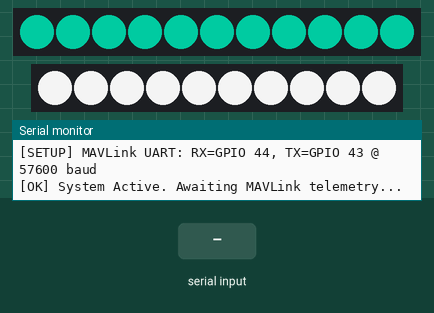
Simulated run of this sketch. Board: ESP32-S3. Shown: 11 RGB LEDs in strip order, left to right, 10 RGB LEDs in strip order, left to right, the last lines printed to the serial monitor. The inputs (shaded band) are chosen by the test bench. Dim RGB values are drawn brighter than linear.

Above: at 1.6 s.
1.7 s: "LAND\n" received over Serial
At 2.8 s:
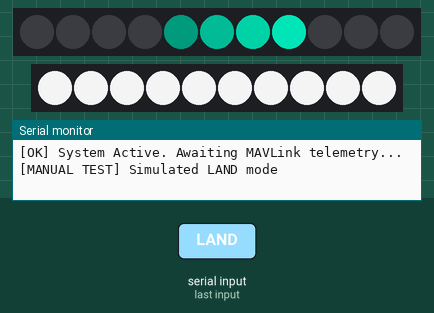
3.3 s: "AUTO\n" received over Serial
At 4.1 s:
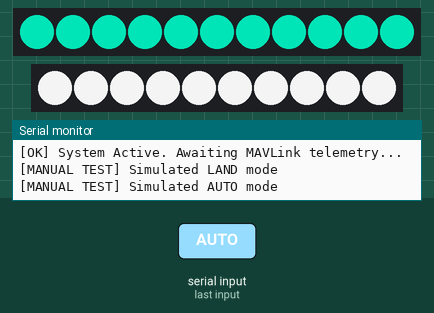
4.8 s: "LOITER\n" received over Serial
6.3 s: "DISARM\n" received over Serial
At 7.0 s:
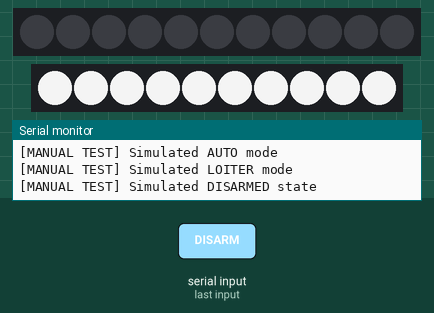
8.7 s: "DISARM\n" received over Serial
At 10.64 s:
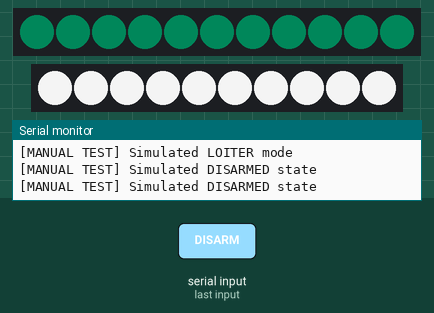
Timing chart, 0 to 12.1 s (numbered marks = the images above; inputs shaded):
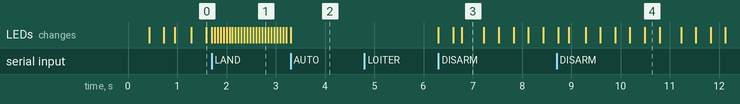

The sketch:

esp32_neopixel.ino
```cpp
/*
 * ==============================================================================
 * Project: ESP32-S3 Dual-Strip NeoPixel LED Controller with MAVLink
 * Hardware: ESP32-S3
 *
 * Pin Connections:
 *   - GPIO 5 : Strip 1 (11 NeoPixel LEDs) -> TEAL
 *              * AUTO Mode : Solid Bright Teal
 *              * LAND Mode : Dynamic Chasing Teal Pulse
 *              * Other Modes: Solid Ambient Teal (Breathes when Disarmed)
 *   - GPIO 6 : Strip 2 (10 NeoPixel LEDs) -> WHITE (Always Solid Illumination)
 *
 * MAVLink Telemetry Connection to CUAV V6X:
 *   - ESP32-S3 U0_RX (GPIO 44) <--- CUAV V6X TELEM TX
 *   - ESP32-S3 U0_TX (GPIO 43) ---> CUAV V6X TELEM RX (Optional)
 *   - GND                      <--- Common Ground with CUAV V6X
 *
 * Required Arduino Library:
 *   - Adafruit_NeoPixel (Install via Arduino Library Manager)
 * ==============================================================================
 */

#include <Adafruit_NeoPixel.h>

// ------------------------------------------------------------------------------
// HARDWARE PIN DEFINITIONS & LED COUNTS
// ------------------------------------------------------------------------------
#define PIN_TEAL          5       // GPIO 5 for Teal Strip
#define NUM_LEDS_TEAL     11      // 11 NeoPixel LEDs

#define PIN_WHITE         6       // GPIO 6 for White Strip
#define NUM_LEDS_WHITE    10      // 10 NeoPixel LEDs

// ESP32-S3 Hardware UART Pins for CUAV V6X Connection
#define MAVLINK_RX_PIN    44      // Default U0 RX on ESP32-S3 (Connect to CUAV TELEM TX)
#define MAVLINK_TX_PIN    43      // Default U0 TX on ESP32-S3 (Connect to CUAV TELEM RX)
#define MAVLINK_BAUD      57600   // Standard ArduPilot TELEM baud rate (57600 or 115200)

// Brightness: 0 (Off) to 255 (Full brightness)
#define DEFAULT_BRIGHTNESS 220

// ------------------------------------------------------------------------------
// COLOR DEFINITIONS
// ------------------------------------------------------------------------------
const uint8_t TEAL_R = 0;
const uint8_t TEAL_G = 200;
const uint8_t TEAL_B = 160;

const uint8_t WHITE_R = 255;
const uint8_t WHITE_G = 255;
const uint8_t WHITE_B = 255;

// ------------------------------------------------------------------------------
// ARDUPILOT COPTER FLIGHT MODES (custom_mode in HEARTBEAT)
// ------------------------------------------------------------------------------
enum CopterMode {
    MODE_STABILIZE = 0,
    MODE_ACRO      = 1,
    MODE_ALT_HOLD  = 2,
    MODE_AUTO      = 3,
    MODE_GUIDED    = 4,
    MODE_LOITER    = 5,
    MODE_RTL       = 6,
    MODE_LAND      = 9,
    MODE_DRIFT     = 11,
    MODE_SPORT     = 13,
    MODE_FLIP      = 14,
    MODE_AUTOTUNE  = 15,
    MODE_POSHOLD   = 16,
    MODE_BRAKE     = 17,
    MODE_SMART_RTL = 21,
    MODE_UNKNOWN   = 255
};

// ------------------------------------------------------------------------------
// NEOPIXEL INSTANCES
// ------------------------------------------------------------------------------
Adafruit_NeoPixel stripTeal(NUM_LEDS_TEAL, PIN_TEAL, NEO_GRB + NEO_KHZ800);
Adafruit_NeoPixel stripWhite(NUM_LEDS_WHITE, PIN_WHITE, NEO_GRB + NEO_KHZ800);

// Hardware Serial for MAVLink
HardwareSerial SerialFC(1);

// State tracking
uint32_t currentMode = MODE_LOITER;
bool isArmed = false;
uint32_t lastHeartbeatMs = 0;
uint8_t currentBrightness = DEFAULT_BRIGHTNESS;

// Chasing light animation state
int chaseHead = 0;
unsigned long lastChaseMs = 0;
const unsigned long CHASE_INTERVAL_MS = 60; // Speed of chasing pulse (lower = faster)

// ------------------------------------------------------------------------------
// LIGHTING PATTERN HANDLERS
// ------------------------------------------------------------------------------

// Solid White on Strip 2 (Always ON for visibility)
void updateWhiteStrip() {
    for (int i = 0; i < NUM_LEDS_WHITE; i++) {
        stripWhite.setPixelColor(i, stripWhite.Color(WHITE_R, WHITE_G, WHITE_B));
    }
    stripWhite.show();
}

// 1. AUTO MODE: Solid Vibrant Teal
void displayAutoMode() {
    for (int i = 0; i < NUM_LEDS_TEAL; i++) {
        stripTeal.setPixelColor(i, stripTeal.Color(TEAL_R, TEAL_G, TEAL_B));
    }
    stripTeal.show();
}

// 2. LAND MODE: Dynamic Chasing Teal Light with Fading Comet Tail
void displayLandChasing() {
    unsigned long now = millis();
    if (now - lastChaseMs < CHASE_INTERVAL_MS) {
        return;
    }
    lastChaseMs = now;

    // Clear all LEDs first
    stripTeal.clear();

    // Draw the chasing head and a smooth 3-pixel trailing fade
    for (int i = 0; i < 4; i++) {
        int pos = (chaseHead - i + NUM_LEDS_TEAL) % NUM_LEDS_TEAL;
        float fade = 1.0f - (i * 0.28f); // 1.0, 0.72, 0.44, 0.16
        if (fade < 0.1f) fade = 0.1f;
        stripTeal.setPixelColor(
            pos,
            stripTeal.Color(
                (uint8_t)(TEAL_R * fade),
                (uint8_t)(TEAL_G * fade),
                (uint8_t)(TEAL_B * fade)
            )
        );
    }
    stripTeal.show();

    // Advance head to the next LED
    chaseHead = (chaseHead + 1) % NUM_LEDS_TEAL;
}

// 3. NORMAL / OTHER MODES: Solid Ambient Teal
void displayNormalTeal() {
    for (int i = 0; i < NUM_LEDS_TEAL; i++) {
        stripTeal.setPixelColor(i, stripTeal.Color(TEAL_R, TEAL_G, TEAL_B));
    }
    stripTeal.show();
}

// 4. DISARMED (Breathing Pulse)
void displayDisarmedBreathing() {
    float val = (exp(sin(millis() / 2000.0 * PI)) - 0.36787944) * 0.425; // 0.0 to 1.0 breathing curve
    uint8_t r = (uint8_t)(TEAL_R * val);
    uint8_t g = (uint8_t)(TEAL_G * val);
    uint8_t b = (uint8_t)(TEAL_B * val);
    for (int i = 0; i < NUM_LEDS_TEAL; i++) {
        stripTeal.setPixelColor(i, stripTeal.Color(r, g, b));
    }
    stripTeal.show();
}

// ------------------------------------------------------------------------------
// ULTRA-LIGHTWEIGHT ZERO-DEPENDENCY MAVLINK HEARTBEAT PARSER
// ------------------------------------------------------------------------------
// Decodes ArduPilot HEARTBEAT packets (v1: 0xFE or v2: 0xFD) directly from UART stream.
void parseMavlinkByte(uint8_t b) {
    static uint8_t state = 0;
    static uint8_t isV2 = 0;
    static uint8_t payloadLen = 0;
    static uint8_t msgId = 0;
    static uint8_t bytesRead = 0;
    static uint8_t payload[64];

    switch (state) {
        case 0: // Looking for Magic packet start
            if (b == 0xFD) { // MAVLink v2
                isV2 = 1;
                state = 1;
            } else if (b == 0xFE) { // MAVLink v1
                isV2 = 0;
                state = 1;
            }
            break;

        case 1: // Payload length
            payloadLen = b;
            bytesRead = 0;
            state = 2;
            break;

        case 2: // Header skip & msgid extraction
            bytesRead++;
            if (isV2) {
                // MAVLink v2: len(1), incompat(1), compat(1), seq(1), sysid(1), compid(1), msgid(3)
                if (bytesRead == 6) msgId = b; // low byte of msgid (HEARTBEAT = 0)
                if (bytesRead >= 8) {
                    bytesRead = 0;
                    state = 3;
                }
            } else {
                // MAVLink v1: len(1), seq(1), sysid(1), compid(1), msgid(1)
                if (bytesRead == 4) msgId = b; // msgid
                if (bytesRead >= 4) {
                    bytesRead = 0;
                    state = 3;
                }
            }
            break;

        case 3: // Read payload bytes
            if (bytesRead < sizeof(payload)) {
                payload[bytesRead] = b;
            }
            bytesRead++;
            if (bytesRead >= payloadLen) {
                // We have the full payload! Check if it's HEARTBEAT (msgId == 0)
                if (msgId == 0 && payloadLen >= 9) {
                    // In HEARTBEAT payload:
                    // custom_mode is uint32_t at offset 0 (little-endian)
                    uint32_t mode = (uint32_t)payload[0] |
                                    ((uint32_t)payload[1] << 8) |
                                    ((uint32_t)payload[2] << 16) |
                                    ((uint32_t)payload[3] << 24);

                    // base_mode is at offset 6 (contains armed bit 0x80)
                    uint8_t base_mode = payload[6];
                    bool armed = (base_mode & 0x80) != 0;

                    if (mode != currentMode || armed != isArmed) {
                        Serial.printf("[MAVLINK] Mode: %u | Armed: %s\n", mode, armed ? "YES" : "NO");
                    }
                    currentMode = mode;
                    isArmed = armed;
                    lastHeartbeatMs = millis();
                }
                state = 0; // Reset for next message
            }
            break;

        default:
            state = 0;
            break;
    }
}

// ------------------------------------------------------------------------------
// SETUP
// ------------------------------------------------------------------------------
void setup() {
    // 1. USB Debug Monitor
    Serial.begin(115200);
    delay(400);

    Serial.println("\n========================================================");
    Serial.println("  ESP32-S3 MAVLink NeoPixel Flight Status Controller");
    Serial.println("========================================================");
    Serial.printf("[SETUP] GPIO 5: %d LEDs (TEAL: Solid in AUTO, Chasing in LAND)\n", NUM_LEDS_TEAL);
    Serial.printf("[SETUP] GPIO 6: %d LEDs (WHITE: Solid Navigation)\n", NUM_LEDS_WHITE);
    Serial.printf("[SETUP] MAVLink UART: RX=GPIO %d, TX=GPIO %d @ %d baud\n", MAVLINK_RX_PIN, MAVLINK_TX_PIN, MAVLINK_BAUD);

    // 2. Hardware UART connection to CUAV V6X
    SerialFC.begin(MAVLINK_BAUD, SERIAL_8N1, MAVLINK_RX_PIN, MAVLINK_TX_PIN);

    // 3. Initialize Strips
    stripTeal.begin();
    stripTeal.setBrightness(currentBrightness);
    stripTeal.show();

    stripWhite.begin();
    stripWhite.setBrightness(currentBrightness);
    updateWhiteStrip(); // Turn white strip ON immediately

    displayNormalTeal();
    Serial.println("[OK] System Active. Awaiting MAVLink telemetry...");
}

// ------------------------------------------------------------------------------
// MAIN LOOP
// ------------------------------------------------------------------------------
void loop() {
    // 1. Read MAVLink stream from CUAV V6X
    while (SerialFC.available()) {
        uint8_t b = SerialFC.read();
        parseMavlinkByte(b);
    }

    // 2. Optional: Read USB Serial commands for testing
    if (Serial.available()) {
        String cmd = Serial.readStringUntil('\n');
        cmd.trim();
        cmd.toUpperCase();
        if (cmd == "AUTO") {
            currentMode = MODE_AUTO;
            isArmed = true;
            lastHeartbeatMs = millis();
            Serial.println("[MANUAL TEST] Simulated AUTO mode");
        } else if (cmd == "LAND") {
            currentMode = MODE_LAND;
            isArmed = true;
            lastHeartbeatMs = millis();
            Serial.println("[MANUAL TEST] Simulated LAND mode");
        } else if (cmd == "LOITER") {
            currentMode = MODE_LOITER;
            isArmed = true;
            lastHeartbeatMs = millis();
            Serial.println("[MANUAL TEST] Simulated LOITER mode");
        } else if (cmd == "DISARM") {
            isArmed = false;
            lastHeartbeatMs = millis();
            Serial.println("[MANUAL TEST] Simulated DISARMED state");
        }
    }

    // 3. Update Teal Strip based on Flight Mode
    bool hasHeartbeat = (millis() - lastHeartbeatMs < 3500);

    if (!hasHeartbeat) {
        // No MAVLink connection yet or signal lost: Default to solid Teal
        displayNormalTeal();
    } else if (currentMode == MODE_LAND) {
        // In LAND mode: DYNAMIC CHASING TEAL PULSE
        displayLandChasing();
    } else if (currentMode == MODE_AUTO) {
        // In AUTO mode: SOLID BRIGHT TEAL
        displayAutoMode();
    } else if (!isArmed) {
        // Disarmed standby: Gentle breathing Teal
        displayDisarmedBreathing();
    } else {
        // In Flight (Loiter, Guided, RTL, PosHold): Solid Teal
        displayNormalTeal();
    }

    // White strip stays solid
    // (Only periodic refresh to keep timing optimal)
    static unsigned long lastWhiteUpdate = 0;
    if (millis() - lastWhiteUpdate > 1000) {
        updateWhiteStrip();
        lastWhiteUpdate = millis();
    }
}
```

Measured:
- after the input at 1.7 s, the LEDs: first change at once (image 1 shows a later state)
- after the input at 3.3 s, the LEDs: change at once (image 2)
- after the input at 6.3 s, the LEDs: first change at once (image 3 shows a later state)
- what the display in image 3 shows lasts 0.4 s, from 6.8 s to 7.2 s
